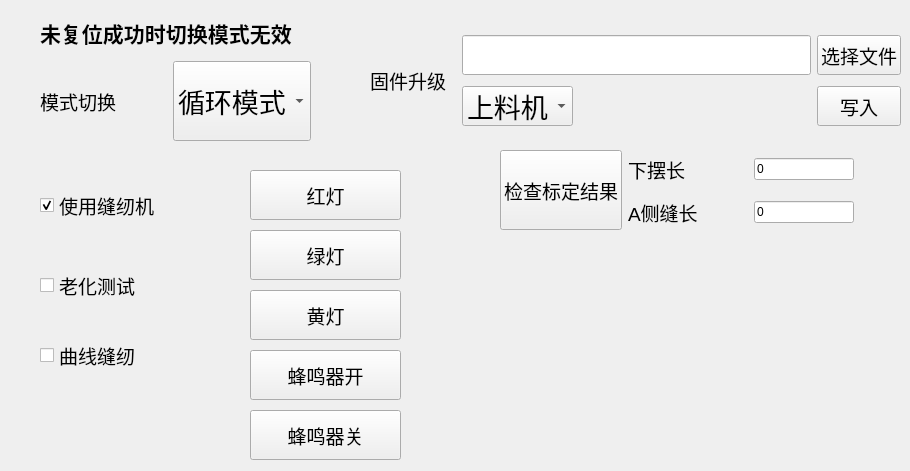
       <widget class="QWidget" name="page_other">
        <widget class="QWidget" name="layoutWidget_update">
         <property name="geometry">
          <rect>
           <x>370</x>
           <y>30</y>
           <width>531</width>
           <height>101</height>
          </rect>
         </property>
         <layout class="QGridLayout" name="gridLayout_17">
          <item row="0" column="0" rowspan="2">
           <widget class="QLabel" name="label_73">
            <property name="font">
             <font>
              <pointsize>14</pointsize>
             </font>
            </property>
            <property name="text">
             <string>固件升级</string>
            </property>
           </widget>
          </item>
          <item row="0" column="1" rowspan="2">
           <spacer name="horizontalSpacer_25">
            <property name="orientation">
             <enum>Qt::Horizontal</enum>
            </property>
            <property name="sizeType">
             <enum>QSizePolicy::Preferred</enum>
            </property>
            <property name="sizeHint" stdset="0">
             <size>
              <width>10</width>
              <height>68</height>
             </size>
            </property>
           </spacer>
          </item>
          <item row="0" column="2" colspan="2">
           <widget class="QLineEdit" name="bin_file_line_edit">
            <property name="minimumSize">
             <size>
              <width>0</width>
              <height>40</height>
             </size>
            </property>
           </widget>
          </item>
          <item row="0" column="4">
           <widget class="WaterZoomButton" name="choose_bin_btn">
            <property name="minimumSize">
             <size>
              <width>0</width>
              <height>40</height>
             </size>
            </property>
            <property name="font">
             <font>
              <pointsize>14</pointsize>
             </font>
            </property>
            <property name="text">
             <string>选择文件</string>
            </property>
           </widget>
          </item>
          <item row="1" column="2">
           <widget class="QComboBox" name="choose_port_combo_box">
            <property name="minimumSize">
             <size>
              <width>0</width>
              <height>40</height>
             </size>
            </property>
            <property name="font">
             <font>
              <pointsize>20</pointsize>
             </font>
            </property>
            <item>
             <property name="text">
              <string>上料机</string>
             </property>
            </item>
            <item>
             <property name="text">
              <string>合片机</string>
             </property>
            </item>
            <item>
             <property name="text">
              <string>缝纫机</string>
             </property>
            </item>
           </widget>
          </item>
          <item row="1" column="3">
           <spacer name="horizontalSpacer_26">
            <property name="orientation">
             <enum>Qt::Horizontal</enum>
            </property>
            <property name="sizeHint" stdset="0">
             <size>
              <width>178</width>
              <height>20</height>
             </size>
            </property>
           </spacer>
          </item>
          <item row="1" column="4">
           <widget class="WaterZoomButton" name="flash_btn">
            <property name="minimumSize">
             <size>
              <width>0</width>
              <height>40</height>
             </size>
            </property>
            <property name="font">
             <font>
              <pointsize>14</pointsize>
             </font>
            </property>
            <property name="text">
             <string>写入</string>
            </property>
           </widget>
          </item>
         </layout>
        </widget>
        <widget class="QCheckBox" name="use_sewing_check_box">
         <property name="geometry">
          <rect>
           <x>40</x>
           <y>180</y>
           <width>141</width>
           <height>51</height>
          </rect>
         </property>
         <property name="font">
          <font>
           <pointsize>14</pointsize>
          </font>
         </property>
         <property name="text">
          <string>使用缝纫机</string>
         </property>
         <property name="checked">
          <bool>true</bool>
         </property>
        </widget>
        <widget class="QCheckBox" name="pressure_test_check_box">
         <property name="geometry">
          <rect>
           <x>40</x>
           <y>260</y>
           <width>141</width>
           <height>51</height>
          </rect>
         </property>
         <property name="font">
          <font>
           <pointsize>14</pointsize>
          </font>
         </property>
         <property name="text">
          <string>老化测试</string>
         </property>
         <property name="checked">
          <bool>false</bool>
         </property>
        </widget>
        <widget class="QWidget" name="layoutWidget_1000">
         <property name="geometry">
          <rect>
           <x>40</x>
           <y>10</y>
           <width>271</width>
           <height>131</height>
          </rect>
         </property>
         <layout class="QVBoxLayout" name="verticalLayout_9">
          <item>
           <widget class="QLabel" name="label_77">
            <property name="font">
             <font>
              <pointsize>16</pointsize>
              <weight>75</weight>
              <bold>true</bold>
             </font>
            </property>
            <property name="styleSheet">
             <string notr="true"/>
            </property>
            <property name="text">
             <string>未复位成功时切换模式无效</string>
            </property>
           </widget>
          </item>
          <item>
           <layout class="QHBoxLayout" name="horizontalLayout_25">
            <item>
             <widget class="QLabel" name="label_72">
              <property name="font">
               <font>
                <pointsize>14</pointsize>
               </font>
              </property>
              <property name="text">
               <string>模式切换</string>
              </property>
              <property name="alignment">
               <set>Qt::AlignCenter</set>
              </property>
             </widget>
            </item>
            <item>
             <spacer name="horizontalSpacer_24">
              <property name="orientation">
               <enum>Qt::Horizontal</enum>
              </property>
              <property name="sizeHint" stdset="0">
               <size>
                <width>18</width>
                <height>20</height>
               </size>
              </property>
             </spacer>
            </item>
            <item>
             <widget class="QComboBox" name="choose_mode_combo_box">
              <property name="minimumSize">
               <size>
                <width>0</width>
                <height>80</height>
               </size>
              </property>
              <property name="font">
               <font>
                <pointsize>20</pointsize>
               </font>
              </property>
              <item>
               <property name="text">
                <string>循环模式</string>
               </property>
              </item>
              <item>
               <property name="text">
                <string>单次模式</string>
               </property>
              </item>
              <item>
               <property name="text">
                <string>合片模式</string>
               </property>
              </item>
              <item>
               <property name="text">
                <string>缝纫模式</string>
               </property>
              </item>
             </widget>
            </item>
           </layout>
          </item>
         </layout>
        </widget>
        <widget class="QWidget" name="layoutWidget_2000">
         <property name="geometry">
          <rect>
           <x>500</x>
           <y>150</y>
           <width>354</width>
           <height>82</height>
          </rect>
         </property>
         <layout class="QGridLayout" name="gridLayout_19">
          <item row="0" column="0" rowspan="2">
           <widget class="QPushButton" name="check_calibration_btn">
            <property name="minimumSize">
             <size>
              <width>0</width>
              <height>80</height>
             </size>
            </property>
            <property name="font">
             <font>
              <pointsize>14</pointsize>
             </font>
            </property>
            <property name="text">
             <string>检查标定结果</string>
            </property>
           </widget>
          </item>
          <item row="0" column="1">
           <layout class="QHBoxLayout" name="horizontalLayout_30">
            <item>
             <widget class="QLabel" name="label_78">
              <property name="font">
               <font>
                <pointsize>14</pointsize>
               </font>
              </property>
              <property name="text">
               <string>下摆长</string>
              </property>
             </widget>
            </item>
            <item>
             <spacer name="horizontalSpacer_29">
              <property name="orientation">
               <enum>Qt::Horizontal</enum>
              </property>
              <property name="sizeHint" stdset="0">
               <size>
                <width>40</width>
                <height>20</height>
               </size>
              </property>
             </spacer>
            </item>
            <item>
             <widget class="QLineEdit" name="calib_bottom_length_line_edit">
              <property name="enabled">
               <bool>true</bool>
              </property>
              <property name="minimumSize">
               <size>
                <width>100</width>
                <height>0</height>
               </size>
              </property>
              <property name="maximumSize">
               <size>
                <width>100</width>
                <height>16777215</height>
               </size>
              </property>
              <property name="text">
               <string>0</string>
              </property>
              <property name="readOnly">
               <bool>true</bool>
              </property>
             </widget>
            </item>
           </layout>
          </item>
          <item row="1" column="1">
           <layout class="QHBoxLayout" name="horizontalLayout_29">
            <item>
             <widget class="QLabel" name="label_79">
              <property name="font">
               <font>
                <pointsize>14</pointsize>
               </font>
              </property>
              <property name="text">
               <string>A侧缝长</string>
              </property>
             </widget>
            </item>
            <item>
             <spacer name="horizontalSpacer_30">
              <property name="orientation">
               <enum>Qt::Horizontal</enum>
              </property>
              <property name="sizeHint" stdset="0">
               <size>
                <width>40</width>
                <height>20</height>
               </size>
              </property>
             </spacer>
            </item>
            <item>
             <widget class="QLineEdit" name="calib_side_length_line_edit">
              <property name="minimumSize">
               <size>
                <width>100</width>
                <height>0</height>
               </size>
              </property>
              <property name="maximumSize">
               <size>
                <width>100</width>
                <height>16777215</height>
               </size>
              </property>
              <property name="text">
               <string>0</string>
              </property>
              <property name="readOnly">
               <bool>true</bool>
              </property>
             </widget>
            </item>
           </layout>
          </item>
         </layout>
        </widget>
        <widget class="QCheckBox" name="curve_sewing_check_box">
         <property name="geometry">
          <rect>
           <x>40</x>
           <y>330</y>
           <width>131</width>
           <height>51</height>
          </rect>
         </property>
         <property name="font">
          <font>
           <pointsize>14</pointsize>
          </font>
         </property>
         <property name="text">
          <string>曲线缝纫</string>
         </property>
        </widget>
        <widget class="QWidget" name="layoutWidget">
         <property name="geometry">
          <rect>
           <x>250</x>
           <y>170</y>
           <width>151</width>
           <height>292</height>
          </rect>
         </property>
         <layout class="QVBoxLayout" name="verticalLayout_11">
          <property name="spacing">
           <number>10</number>
          </property>
          <item>
           <widget class="WaterZoomButton" name="red_light_btn">
            <property name="minimumSize">
             <size>
              <width>100</width>
              <height>50</height>
             </size>
            </property>
            <property name="font">
             <font>
              <pointsize>14</pointsize>
             </font>
            </property>
            <property name="text">
             <string>红灯</string>
            </property>
           </widget>
          </item>
          <item>
           <widget class="WaterZoomButton" name="green_light_btn">
            <property name="minimumSize">
             <size>
              <width>100</width>
              <height>50</height>
             </size>
            </property>
            <property name="font">
             <font>
              <pointsize>14</pointsize>
             </font>
            </property>
            <property name="text">
             <string>绿灯</string>
            </property>
           </widget>
          </item>
          <item>
           <widget class="WaterZoomButton" name="yellow_light_btn">
            <property name="minimumSize">
             <size>
              <width>100</width>
              <height>50</height>
             </size>
            </property>
            <property name="font">
             <font>
              <pointsize>14</pointsize>
             </font>
            </property>
            <property name="text">
             <string>黄灯</string>
            </property>
           </widget>
          </item>
          <item>
           <widget class="WaterZoomButton" name="bell_open_btn">
            <property name="minimumSize">
             <size>
              <width>100</width>
              <height>50</height>
             </size>
            </property>
            <property name="font">
             <font>
              <pointsize>14</pointsize>
             </font>
            </property>
            <property name="text">
             <string>蜂鸣器开</string>
            </property>
           </widget>
          </item>
          <item>
           <widget class="WaterZoomButton" name="bell_close_btn">
            <property name="minimumSize">
             <size>
              <width>100</width>
              <height>50</height>
             </size>
            </property>
            <property name="font">
             <font>
              <pointsize>14</pointsize>
             </font>
            </property>
            <property name="text">
             <string>蜂鸣器关</string>
            </property>
           </widget>
          </item>
         </layout>
        </widget>
       </widget>
